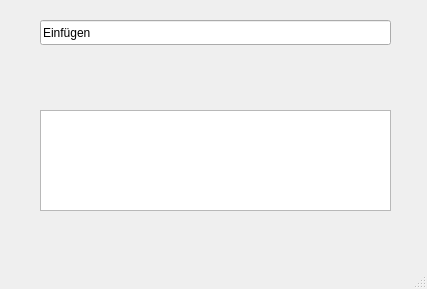
<?xml version="1.0" encoding="UTF-8"?>
<ui version="4.0">
 <class>MainWindow</class>
 <widget class="QMainWindow" name="MainWindow">
  <property name="geometry">
   <rect>
    <x>0</x>
    <y>0</y>
    <width>427</width>
    <height>289</height>
   </rect>
  </property>
  <property name="windowTitle">
   <string>MainWindow</string>
  </property>
  <widget class="QWidget" name="centralwidget">
   <widget class="QLineEdit" name="CmdEinfuegen">
    <property name="geometry">
     <rect>
      <x>40</x>
      <y>20</y>
      <width>351</width>
      <height>25</height>
     </rect>
    </property>
    <property name="text">
     <string>Einfügen</string>
    </property>
   </widget>
   <widget class="QListWidget" name="listWidget">
    <property name="geometry">
     <rect>
      <x>40</x>
      <y>110</y>
      <width>351</width>
      <height>101</height>
     </rect>
    </property>
   </widget>
  </widget>
  <widget class="QMenuBar" name="menubar">
   <property name="geometry">
    <rect>
     <x>0</x>
     <y>0</y>
     <width>427</width>
     <height>22</height>
    </rect>
   </property>
  </widget>
  <widget class="QStatusBar" name="statusbar"/>
 </widget>
 <resources/>
 <connections/>
</ui>
